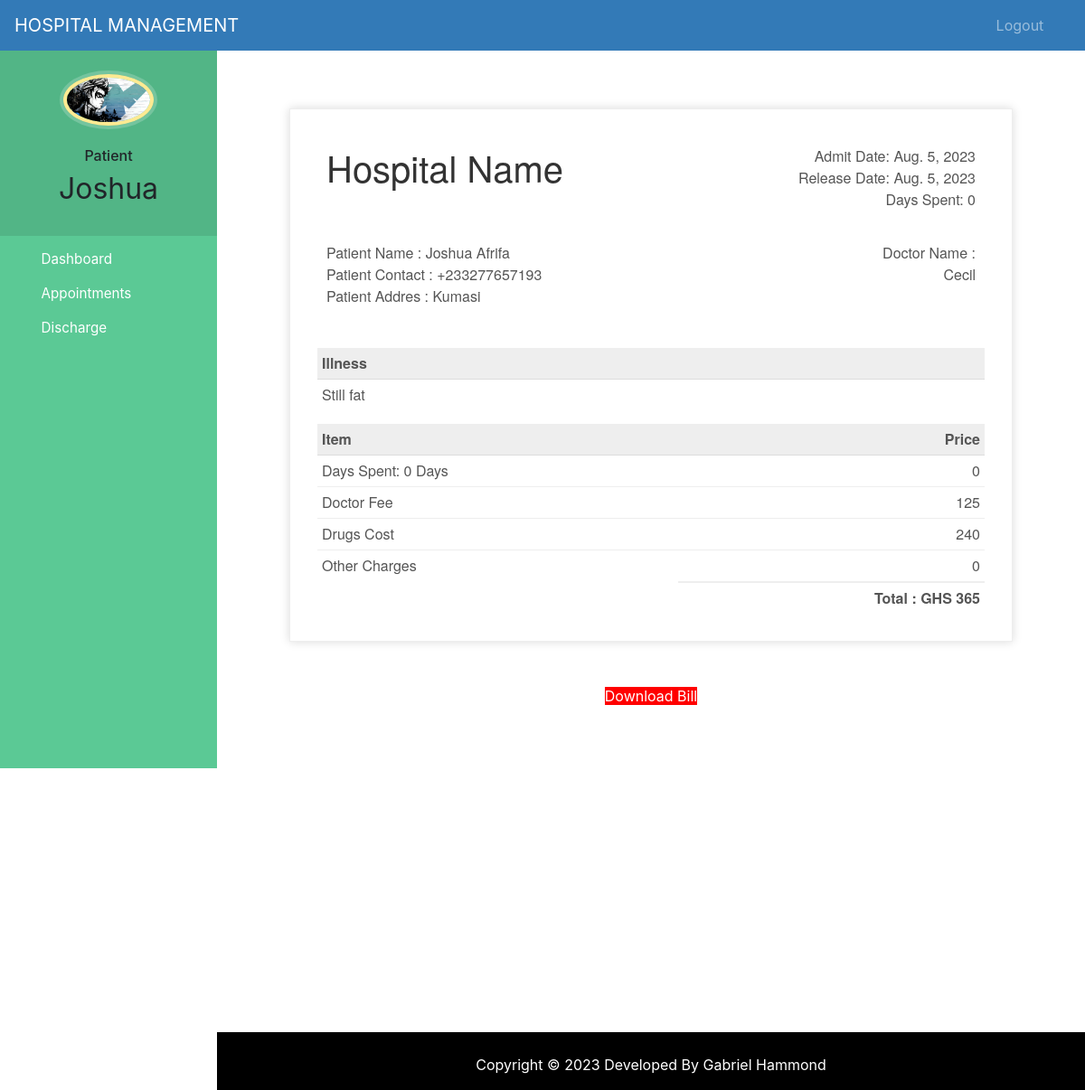
Before: /patient-discharge (signed in) with the older database file.
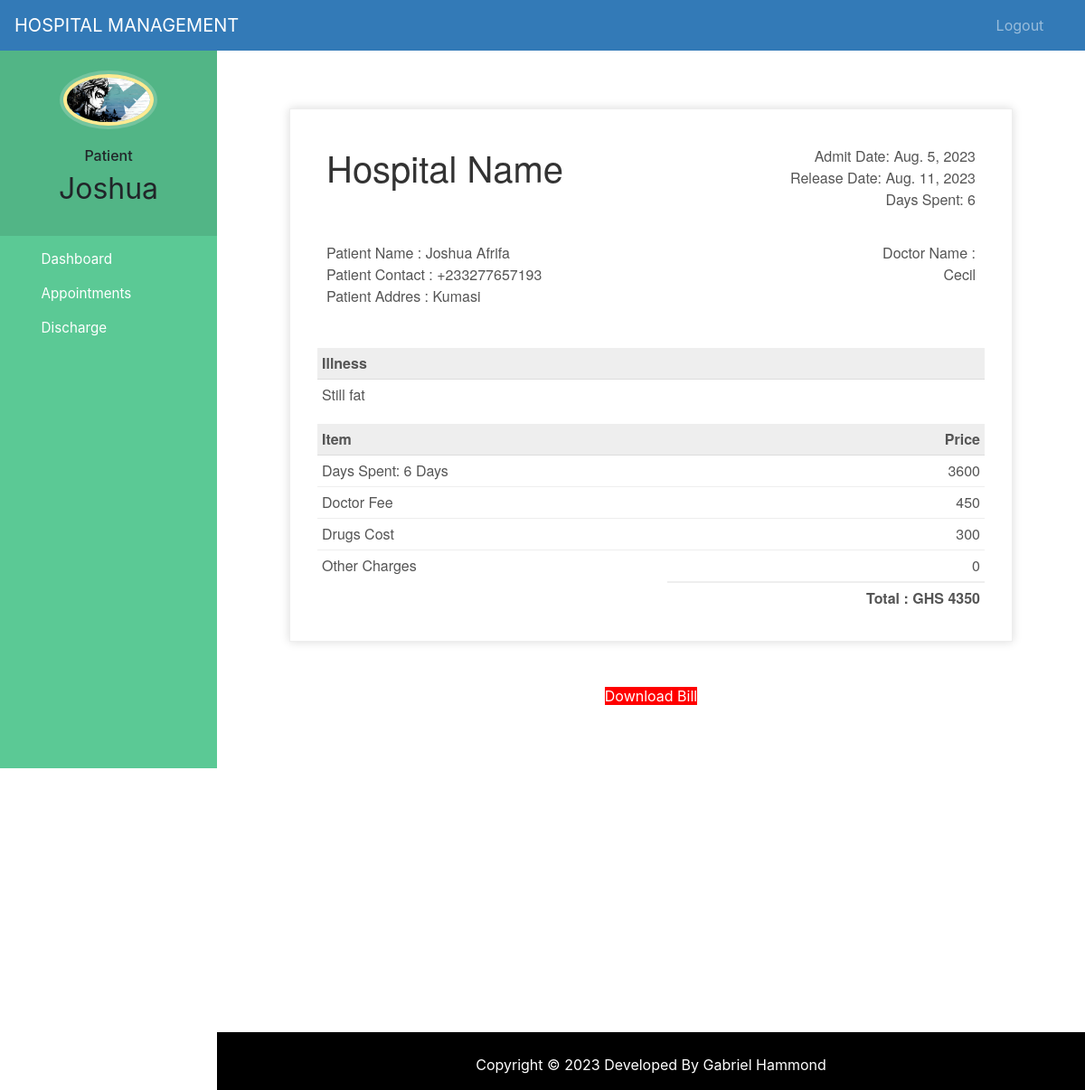
After: the same page with the newer database file.
### hospital/models.py (models this page shows)
class PatientDischargeDetails(models.Model):
    patientId=models.PositiveIntegerField(null=True)
    patientName=models.CharField(max_length=40)
    assignedDoctorName=models.CharField(max_length=40)
    address = models.CharField(max_length=40)
    mobile = models.CharField(max_length=20,null=True)
    symptoms = models.CharField(max_length=100,null=True)
    admitDate=models.DateField(null=False)
    releaseDate=models.DateField(null=False)
    daySpent=models.PositiveIntegerField(null=False)
    roomCharge=models.PositiveIntegerField(null=False)
    medicineCost=models.PositiveIntegerField(null=False)
    doctorFee=models.PositiveIntegerField(null=False)
    OtherCharge=models.PositiveIntegerField(null=False)
    total=models.PositiveIntegerField(null=False)

### hospital/views.py (the view)
# urls.py: path('patient-discharge', views.patient_discharge_view,name='patient-discharge'),
@login_required(login_url='patientlogin')
@user_passes_test(is_patient)
def patient_discharge_view(request):
    patient=models.Patient.objects.get(user_id=request.user.id) #for profile picture of patient in sidebar
    dischargeDetails=models.PatientDischargeDetails.objects.all().filter(patientId=patient.id).order_by('-id')[:1]
    patientDict=None
    if dischargeDetails:
        patientDict ={
        'is_discharged':True,
        'patient':patient,
        'patientId':patient.id,
        'patientName':patient.get_name,
        'assignedDoctorName':dischargeDetails[0].assignedDoctorName,
        'address':patient.address,
        'mobile':patient.mobile,
        'symptoms':patient.symptoms,
        'admitDate':patient.admitDate,
        'releaseDate':dischargeDetails[0].releaseDate,
        'daySpent':dischargeDetails[0].daySpent,
        'medicineCost':dischargeDetails[0].medicineCost,
        'roomCharge':dischargeDetails[0].roomCharge,
        'doctorFee':dischargeDetails[0].doctorFee,
        'OtherCharge':dischargeDetails[0].OtherCharge,
        'total':dischargeDetails[0].total,
        }
        print(patientDict)
    else:
        patientDict={
            'is_discharged':False,
            'patient':patient,
            'patientId':request.user.id,
        }
    return render(request,'hospital/patient_discharge.html',context=patientDict)

### hospital/models.py (called while the page is built)
    @property
    def get_name(self):
        return self.user.first_name+" "+self.user.last_name

    def __str__(self):
        return self.user.first_name+" ("+self.symptoms+")"

### hospital/views.py (called while the page is built)
def is_patient(user):
    return user.groups.filter(name='PATIENT').exists()

### templates/hospital/patient_discharge.html (shortened to what this page needs)
{% extends 'hospital/patient_base.html' %} {% load static %} {% block content %}
<head>
</head>
<br /><br /><br />
{%if is_discharged%}
<div class="invoice-box">
  <table cellpadding="0" cellspacing="0">
    <tr class="top">
      <td colspan="2">
        <table>
          <tr>
            <td class="title">
              <h1>Hospital Name</h1>
            </td>
            <td>
              Admit Date: {{admitDate}}<br />
              Release Date: {{releaseDate}}<br />
              Days Spent: {{daySpent}}
            </td>
          </tr>
        </table>
      </td>
    </tr>
    <tr class="information">
      <td colspan="2">
        <table>
          <tr>
            <td>
              Patient Name : {{patientName}}<br />
              Patient Contact : {{mobile}}<br />
              Patient Addres : {{address}}<br />
            </td>
            <td>
              Doctor Name :<br />
              {{assignedDoctorName}}<br />
            </td>
          </tr>
        </table>
      </td>
    </tr>
    <tr class="heading">
      <td>Illness</td>
      <td></td>
    </tr>
    <tr class="details">
      <td>{{symptoms}}</td>
    </tr>
    <tr class="heading">
      <td>Item</td>
      <td>Price</td>
    </tr>
    <tr class="item">
      <td>Days Spent: {{daySpent}} Days</td>
      <td>{{roomCharge}}</td>
    </tr>
    <tr class="item">
      <td>Doctor Fee</td>
      <td>{{doctorFee}}</td>
    </tr>
    <tr class="item">
      <td>Drugs Cost</td>
      <td>{{medicineCost}}</td>
    </tr>
    <tr class="item last">
      <td>Other Charges</td>
      <td>{{OtherCharge}}</td>
    </tr>
    <tr class="total">
      <td></td>
      <td>Total : GHS {{total}}</td>
    </tr>
  </table>
</div>
<br /><br />
<div class="download">
  <a
    style="background: red; width: 500px"
    href="{% url 'download-pdf' patientId  %}"
    >Download Bill</a
  >
</div>
{%else%}
<h5 style="text-align: center">You Are Not Discharged By Hospital !</h5>
<br /><br />
<h6 style="text-align: center">
  You Can Download Invoice after getting discharged.
</h6>
{%endif%}
<br /><br /><br /><br /><br /><br /><br /><br />
{% endblock content %}

Changed rows visible on the page:
no longer on this page (row unchanged): PatientDischargeDetails: releaseDate "Aug. 5, 2023", patientName "Joshua Afrifa", assignedDoctorName "Cecil"
added PatientDischargeDetails: releaseDate "Aug. 11, 2023", patientName "Joshua Afrifa", assignedDoctorName "Cecil"
Other visible differences:
{{ daySpent }}: "0" → "6"
{{ roomCharge }}: "0" → "3600"
{{ doctorFee }}: "125" → "450"
{{ medicineCost }}: "240" → "300"
{{ total }}: "365" → "4350"
